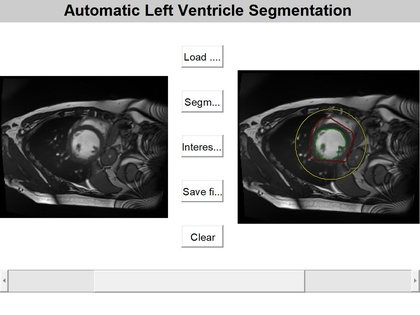
%> input picture slide_example.jpg, 420 x 315 px, shrunk from 1200 x 900 before the run
$ octave --eval "result = Epicardium(imread('slide_example.jpg'));"   (GNU Octave 9; MATLAB toolbox functions it lacks are replaced by stand-ins)
%> lines starting %> are read from the running program, lines starting %| are printed output that depends on the picture; in (x1, y1, x2, y2) boxes, pixels count from 0 and x2, y2 are one past the last pixel; in counts of white or black regions, pixels touching at a corner belong together; the program's own positions count from 1
function [epicard] = Epicardium(BW)

epicard = zeros(size(BW));
mask = zeros(size(BW));
[A, B, C] = size(BW);
%> A = 315; B = 420; C = 3

% Due to scarcity of kept areas, we performed a closing to fuse them and
% eas process. They correspond to movement and left ventricle wall.
se = strel('disk',5);
I = imclose(logical(BW), se);
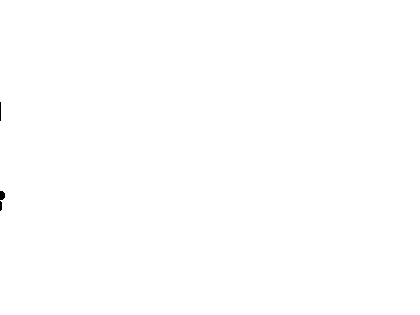
%> I: size 315x420x3 logical; 99.9% white; 3 black regions (2 under 20 px), largest, box (x1, y1, x2, y2) and area: (0, 191, 5, 200) 39
% Then we keep only principal erea which corresponds roughly to left
% ventricle wall.
for i = 1:C
    epicard(:,:,i) = bwpropfilt(I(:,:,i),'FilledArea',1); % 'ConvexArea' 'FilledArea'
end

% We compute centroid to further remove walls that do not belong to left
% ventricle with a smaller radius mask around a centroid midway between weighted one and
% real one (due to heart orientation).


Centroid_vector = zeros(2,C);
% for iter = 1:5
for i = 1:C
binaryImage = true(size(epicard(:,:,i)));
labeledImage = logical(binaryImage);
measurements1 = regionprops(labeledImage, epicard(:,:,i), 'WeightedCentroid');
measurements2 = regionprops(labeledImage, epicard(:,:,i), 'centroid');
centerOfMass = measurements1.WeightedCentroid;
center = measurements2.Centroid;
Centroid_vector(:,i) = (centerOfMass + center)/2;
% subplot(2,6,i);
% imshow(BW(:,:,i),[]);
hold on;
plot(Centroid_vector(1,i), Centroid_vector(2,i), 'r+', 'LineWidth', 1, 'MarkerSize', 16);
%     https://fr.mathworks.com/matlabcentral/answers/368901-calculate-center-of-image
%     C = round([A B]/2) ;
%     plot(C(1),C(2),'*r');
%     plot(stat(i).Centroid(1),stat(i).Centroid(2),'ro');
end
%> after the loop, Centroid_vector = [210.6 210.6 210.6; 158 158 158]
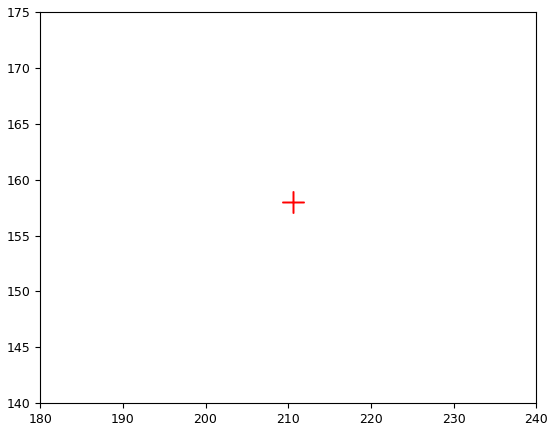
%> figure redrawn from the program's plot data
Centroid_vector = (Centroid_vector)';
%> Centroid_vector = [210.6 158; 210.6 158; 210.6 158]

for k = 1:C
    m = 1:size(BW, 1);
    l = 1:size(BW, 2);
    % maybe an if statement
    Dist_hist = sqrt((m.' - Centroid_vector(k,2)) .^ 2 + (l - Centroid_vector(k,1)) .^ 2);%./Storage1(y,x,k);
    subplot(2,6, k);
    imshow(Dist_hist,[]);
    mask(:,:,k) = Dist_hist;

end
%> this loop made 3 passes
%> pass 1, in Epicardium, `Dist_hist = sqrt((m.' - Centroid_vector(k,2)) .^ 2 + (l - Centroid_vec..`:
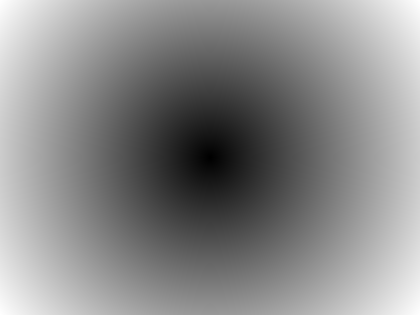
%> Dist_hist: size 315x420 double; min 0.44, max 261.9, mean 141.5; drawn with min black and max white

for i = 1:A
    for j = 1:B
        for k = 1:C
            if (mask(i,j,k) > 35)
               mask(i,j,k) = 0;
            else
               mask(i,j,k) = 1;
            end
            epicard(i,j,k) = epicard(i,j,k) * mask(i,j,k);
            %Storage_num5(i,j,k) = mask(i,j,k) * Storage_num4(i,j,k);
        end
    end
end
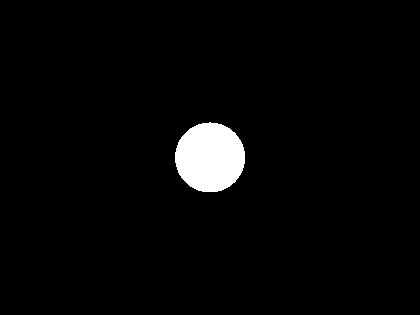
%> epicard: size 315x420x3 double; values 0 (black) and 1 (white), 2.9% white; 1 white region, box (x1, y1, x2, y2) and area: (175, 122, 245, 192) 3842

% Further processes are done to refine  area to extract.
% Most importantly, we close and fill it using bwconvhull function, so we
% have a single boundary corresponding to left ventricle epicardium.
% Done
se2 = strel('disk',5);
epicard = imclose(epicard, se2);

for i = 1:C
    % https://fr.mathworks.com/matlabcentral/answers/243961-how-to-fill-the-black-regions-inside-the-white-region-imfill-is-not-working
    epicard(:,:,i) = bwconvhull(logical(epicard(:,:,i)));
    if i >= 8
        se3 = strel('square',3);
        epicard(:,:,i) = imerode(epicard(:,:,i), se3);
    end
end
%> epicard: size 315x420x3 double; values 0 (black) and 1 (white), 3% white; 1 white region, box (x1, y1, x2, y2) and area: (175, 122, 245, 192) 3904
